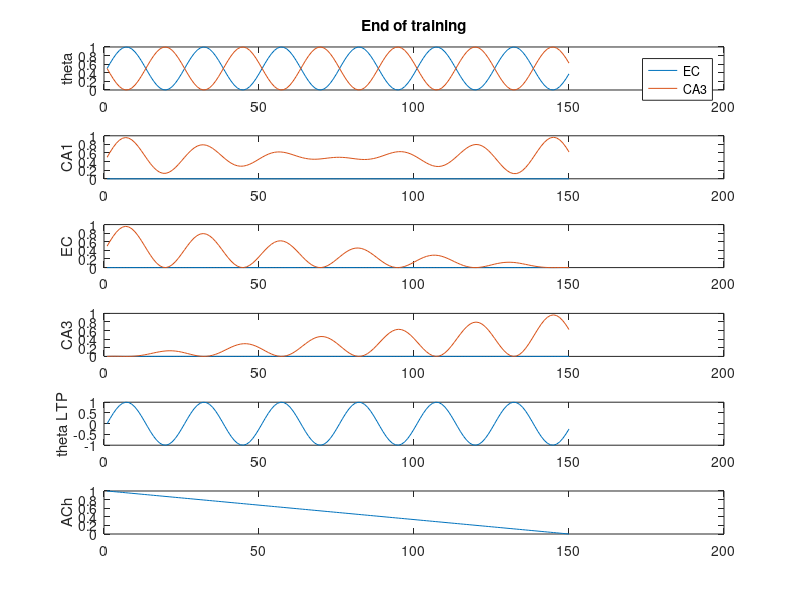
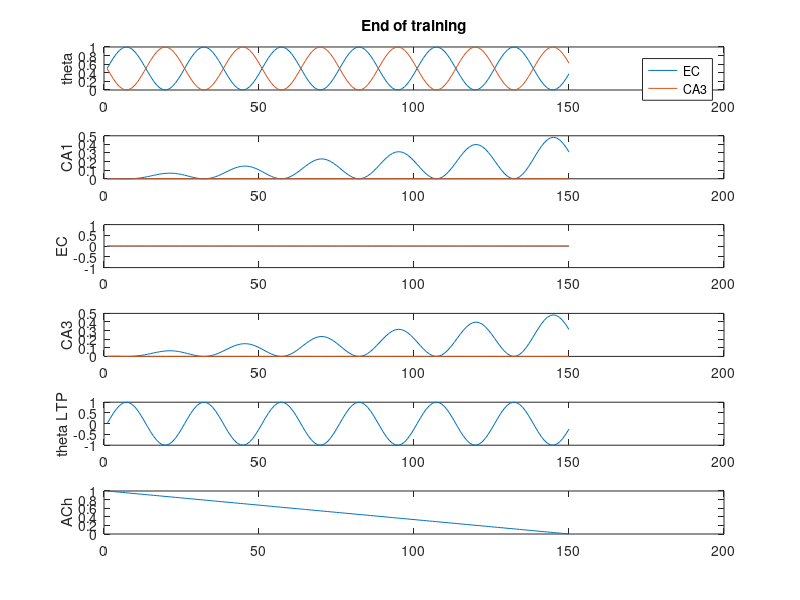

MATLAB code for these plots, in order:
function [] = hasselmo9402_working()
% hasselmo_2002 theta model


%todo: 
% add plots for ca3 and ec activity
% add ach to the model
% make a struct to hold data? 

clear all;
dbstop if error;

%% runtime parameters
p.nTrls = 1;
p.nTSteps = 25;
p.nCA1cells = 2;
p.nCA3cells = 3;
p.nECcells = 2;

p.dt = 0.005; % Default = 5 ms
p.thF = 8; % Default = 8 Hz
p.nCycles = 6; % How many cycles would we like per trial. Default = 6? 
p.stepsPerCycle = ceil(((1/p.thF)/p.dt));
p.phaseStep = (2*pi)/p.stepsPerCycle; % number of radians to increment theta phase by for each time steps
p.k = .5; % Max synaptic growth. Default = .5
p.lrate = 0.5; % learning rate, per Ehren's experiment
p.thetaScale = 1; % X from Hasselmo et al. 2002, p 799
% [0 to 1] smaller means theta has less effect on functional strength
% paper is vague about whether different values are used for the different
% layers (CA3 vs EC), for now we'll assume that it is a single fixed
% parameter. Default = 1?

% allocate arrays
a.CA1 = nan(p.nCA1cells,p.nTSteps);
a.CA3 = nan(p.nCA3cells,p.nTrls); 
a.EC  = nan(p.nECcells, p.nTrls);
w.CA3 = eye(p.nCA1cells, p.nCA3cells);
w.EC  = eye(p.nCA1cells, p.nECcells); % identity matrix p.801
tempXprod = nan(p.nCA1cells,p.nCA3cells,p.stepsPerCycle);



%% Task 

%       CA3      EC
% T1:  1 1 0    1 0
% T2:  0 1 1    0 1
% Ch:  0 0 1     ?    should be 0 1  not 1 0... 
% Ch2: 0 1 0     ?    Will it be 1 1?

% NOTE: THESE NEED TO BE SET FOR EACH PHASE OF THE TASK, TRL
%a.CA3(:,1) = rand(p.nCA3cells,1) > .5;
%a.EC(:,1)  = rand(p.nECcells, 1) > .5;

a.CA3(:,1) = [0;1;1]; 
a.EC(:,1)  = [0;1]; 

%a.CA3(:,2) = [0; 1; 1]; 
%a.EC(:,2)  = [0; 1]; 

%a.CA3(:,3) = [0; 0; 1;]; 

% TD simply setting these to 1,2,3 won't work, should allocate them to
% spaced parts at steps of p.nCycles*p.stepsPerCycle?
%%

stage = 1; 
% for each trial, run the theta model 
for trl = 1:p.nTrls
  % initialize first timestep
  fprintf('\nTrial %i\n',trl);
  stage = trl; % TD: Fix this
  
  % run the model feedforward
  [a, tempXprod, pha, syn, theta] = runTheta(a,w,tempXprod,p,stage);
  
  % Learning function, update weights
  % compute weight updates after each theta cycle
  dw.CA3(:,:) = sum(tempXprod,3);

  if any(isnan(dw.CA3)), keyboard, end % Just in case something goes wrong...
  w.CA3 = w.CA3 + (p.lrate .* dw.CA3); %   w.CA3 = w.CA3 + dw.CA3;
  w.CA3 = min(w.CA3, p.k);
  
end

% TD: make plot parameter
if 1, plotStateVariables(theta,a,pha,syn); end

keyboard

a.CA3(:,1) = [1; 0; 0]; 
a.EC(:,1)  = [0; 0]; 

fprintf('Test Phase\n');
%trl = 3;
%stage = trl; 
[a, tempXprod, pha, syn, theta] = runTheta(a,w,tempXprod,p,stage);
if 1, plotStateVariables(theta,a,pha,syn); end




keyboard;
end

function [a,tempXprod, pha, syn, theta] = runTheta(a,w,tempXprod,p,stage)
  
  % allocate phase and theta params
  pha.EC = nan(p.nTSteps,1);   theta.EC = nan(p.nTSteps,1);
  pha.CA3 = nan(p.nTSteps,1);  theta.CA3 = nan(p.nTSteps,1);
  pha.LTP = nan(p.nTSteps,1);  theta.LTP = nan(p.nTSteps,1);

  
  pha.EC(1)  = 0;    theta.EC(1)  = (p.thetaScale/2) * sin(pha.EC(1))  + (1-(p.thetaScale/2));
  pha.CA3(1) = pi;   theta.CA3(1) = (p.thetaScale/2) * sin(pha.CA3(1)) + (1-(p.thetaScale/2));
  pha.LTP(1) = 0;    theta.LTP(1) = sin(pha.LTP(1));
  
  % initialize CA1 activity
  %a.CA1(:,1) = ((theta.EC(1) .* w.EC) * a.EC(:,stage)) + ((theta.CA3(1) .* w.CA3) * a.CA3(:,1)); % eq 2.4 p.799
  %p.nCycles = 10;
  pha.AChLvls = linspace(1,0,p.nCycles*p.stepsPerCycle); % add acetylcholine
  Cr = 1; Cl = 1; % These need to be updated to control for individual dynamics in CA3 vs EC 
  syn.EC(:,1)  = (pha.AChLvls(1) * Cl) * ((theta.EC(1) .* w.EC) * a.EC(:,stage));
  syn.CA3(:,1) = (1 - pha.AChLvls(1) * Cr) * ((theta.CA3(1) .* w.CA3) * a.CA3(:,stage));
  
  a.CA1(:,1) = syn.EC(:,1) + syn.CA3(:,1); % eq 2.4 p.799

  tempXprod(:,:,1) = (theta.LTP(1) .* a.CA1(:,1)) * a.CA3(:,stage)';
  % run one theta cycle
  for t = 2:p.nCycles*p.stepsPerCycle
    
    % phasic input
    pha.EC(t)  = pha.EC(t-1)  + p.phaseStep;  theta.EC(t)  = (p.thetaScale/2) * sin(pha.EC(t))  + (1-(p.thetaScale/2));  % eq 2.2 p.799
    pha.CA3(t) = pha.CA3(t-1) + p.phaseStep;  theta.CA3(t) = (p.thetaScale/2) * sin(pha.CA3(t)) + (1-(p.thetaScale/2));  % eq 2.3 p.799
    pha.LTP(t) = pha.LTP(t-1) + p.phaseStep;  theta.LTP(t) = sin(pha.LTP(t));                                            % eq 2.5 p.799
    
    
    %a.CA1 = w.EC .* a.EC + w.CA3 .* a.CA3; % eq 2.1
    %a.CA1(:,t) = ((theta.EC(t) .* w.EC) * a.EC(:,stage)) + ((theta.CA3(t) .* w.CA3) * a.CA3(:,stage)); % eq 2.4 p.799
    % todo: Which ach story do we believe? Inhib EC or CA3...?
    syn.EC(:,t) = (pha.AChLvls(t)*Cl) * ((theta.EC(t) .* w.EC) * a.EC(:,stage));
    syn.CA3(:,t) = (1 - pha.AChLvls(t)*Cr) * ((theta.CA3(t) .* w.CA3) * a.CA3(:,stage));
    
    a.CA1(:,t) = syn.EC(:,t) + syn.CA3(:,t); % eq 2.4 p.799

    tempXprod(:,:,t) = (theta.LTP(t) .* a.CA1(:,t)) * a.CA3(:,stage)';
    
  end
  
  modEC = reshape(syn.EC,2,[])';
  modCA3 = reshape(syn.CA3,2,[])';
  
  if 0
    keyboard
    
    figure; hold on;
    time = linspace(0, 1000, size(reshape(syn.EC3,2,[])',1));
    plot(time,modEC);
    plot(time,modCA3);
    xlim([0,max(time)]);
    
    figure;
    plot(time, modEC+modCA3)
    
  end
  
end

function plotStateVariables(theta,a,pha,syn)
    figure;
    subplot(6,1,1);
    hold off; plot(theta.EC)
    hold on; plot(theta.CA3)
    ylabel('theta');
    legend('EC','CA3'); ylim([0 1]);
    title(['End of training']);
    
    subplot(6,1,2);
    plot(a.CA1');
    ylabel('CA1');
    
    subplot(6,1,3);
    plot(syn.EC');
    ylabel('EC');
    
    subplot(6,1,4);
    plot(syn.CA3');
    ylabel('CA3');
    
    subplot(6,1,5);
    plot(theta.LTP);
    ylabel('theta LTP');
    
    subplot(6,1,6);
    plot(pha.AChLvls);
    ylabel('ACh');
end

%%
